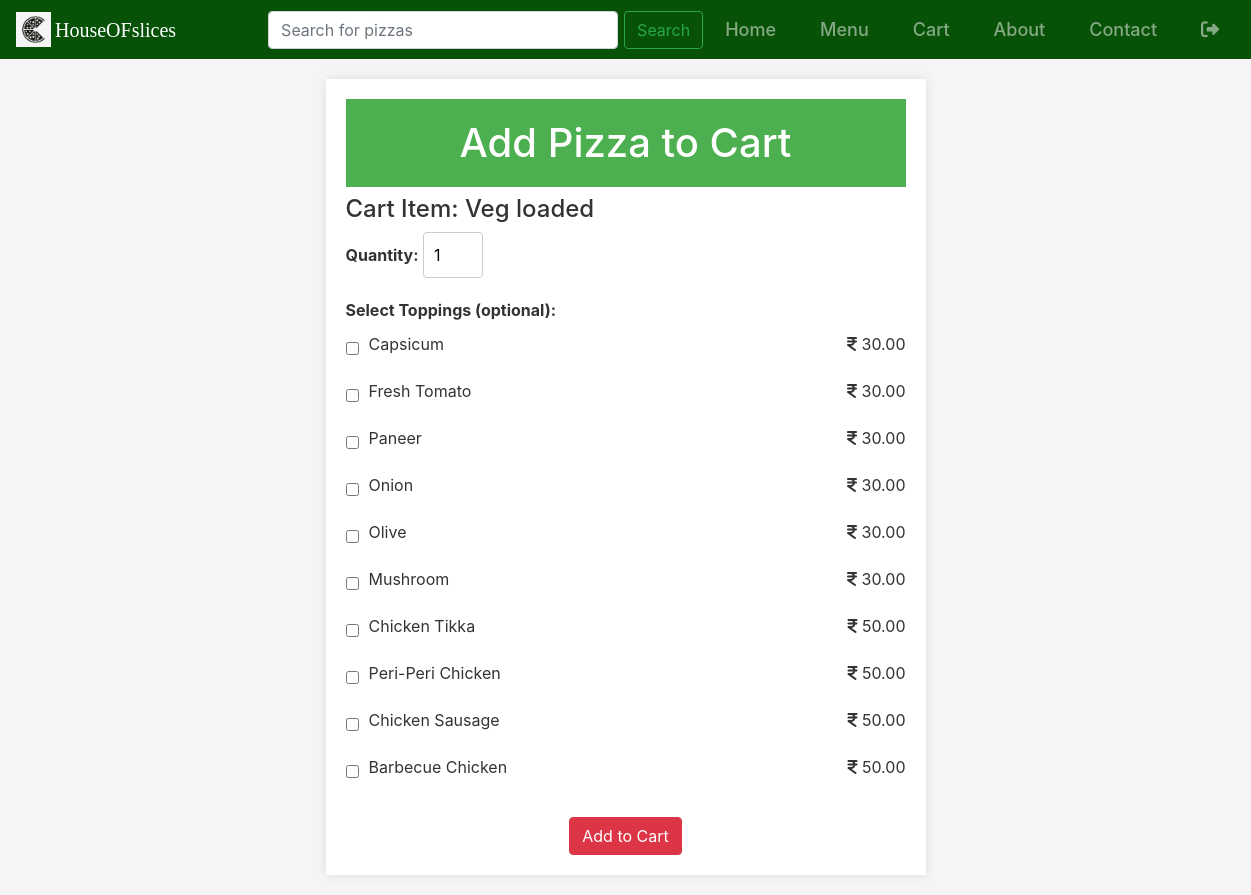
Page /add/1/ (signed in) on the committed database.
### Food_ordering_app/models.py (models this page shows, shortened)
class MenuItem(models.Model):
    category = models.ForeignKey(Category, on_delete=models.CASCADE, related_name='categories')
    pizza_name = models.CharField(max_length=100)
    description = models.TextField(null=True, blank=True)
    price = models.DecimalField(max_digits=5, decimal_places=2, default=0)
    image = models.ImageField(upload_to="images/")

class PizzaTopping(models.Model):
    name = models.CharField(max_length=20)
    price = models.DecimalField(max_digits=5, decimal_places=2, default=0)

### Food_ordering_app/views.py (the view, shortened to what this page needs)
# urls.py: path('add/<int:pizza_id>/', views.add_item, name='add_item'),
@login_required
def add_item(request, pizza_id):
    menuitem = get_object_or_404(MenuItem, id=pizza_id)
    cart, created = Cart.objects.get_or_create(user=request.user)
    cart_item, created = CartItem.objects.get_or_create(cart=cart, menuitem=menuitem)
    toppings = PizzaTopping.objects.all()
    return render(request, 'add_item.html', {'menuitem': menuitem, 'toppings': toppings})

### Food_ordering_app/templates/add_item.html (shortened to what this page needs)
{% extends "index.html" %}
{% block start %}
    <main>
        <h1 class="box-heading">Add Pizza to Cart</h1>
        <h4 class="pizza-name">Cart Item: {{ menuitem.pizza_name }}</h4>
        <form method="post" id="add-to-cart-form">
            <div class="quantity-select">
                <label for="quantity"><b>Quantity:</b></label>
                <input type="number" name="quantity" id="quantity" value="1" min="1" required>
            </div>
            <div class="toppings-select">
                <label><b>Select Toppings (optional):</b></label>
                <div class="toppings-list">
                    {% for topping in toppings %}
                    <div class="topping-item">
                        <input type="checkbox" name="toppings" value="{{ topping.id }}" id="topping_{{ topping.id }}">
                        <label for="topping_{{ topping.id }}" class="topping-label">
                            <span class="topping-name">{{ topping.name }}</span>
                            <span class="topping-price">
                                <i class="fa-solid fa-indian-rupee-sign"></i> {{ topping.price }}
                            </span>
                        </label>
                    </div>
                    {% endfor %}
                </div>
            </div>
            <div class="form-actions">
                <button type="submit" class="btn btn-danger">Add to Cart</button>
            </div>
        </form>
    </main>
{% endblock %}

### Food_ordering_app/static/css/style.css (style rules this page uses)
* { margin: 0; padding: 0; box-sizing: border-box; }
body { background-color: #f5f5f5; color: #333; }
.box-heading { background-color: #4CAF50; color: white; text-align: center; padding: 20px 60px ; }
main { max-width: 600px; margin: 20px auto; padding: 20px; background-color: white; box-shadow: 0 0 10px rgba(0, 0, 0, 0.1) }
label { margin-bottom: 10px; }
input[type="number"], select { width: 60px; padding: 10px; margin-bottom: 20px; border: 1px solid #ccc; border-radius: 4px; }
.topping-item { flex: 1 1 50%; }
.form-actions { text-align: center; margin-top: 20px; }
.topping-item { display: flex; align-items: center; margin-bottom: 8px; }
.topping-item input[type="checkbox"] { margin-right: 10px; }
.topping-label { display: flex; justify-content: space-between; align-items: center; width: 100%; }
.toppings-list { display: flex; flex-wrap: wrap; justify-content: center; gap: 5px; }

### rows in the picture
MenuItem: pizza_name "Veg loaded"
PizzaTopping: name "Capsicum", price "30.00"
PizzaTopping: name "Fresh Tomato", price "30.00"
PizzaTopping: name "Paneer", price "30.00"
PizzaTopping: name "Onion", price "30.00"
PizzaTopping: name "Olive", price "30.00"
PizzaTopping: name "Mushroom", price "30.00"
PizzaTopping: name "Chicken Tikka", price "50.00"
PizzaTopping: name "Peri-Peri Chicken", price "50.00"
PizzaTopping: name "Chicken Sausage", price "50.00"
PizzaTopping: name "Barbecue Chicken", price "50.00"
